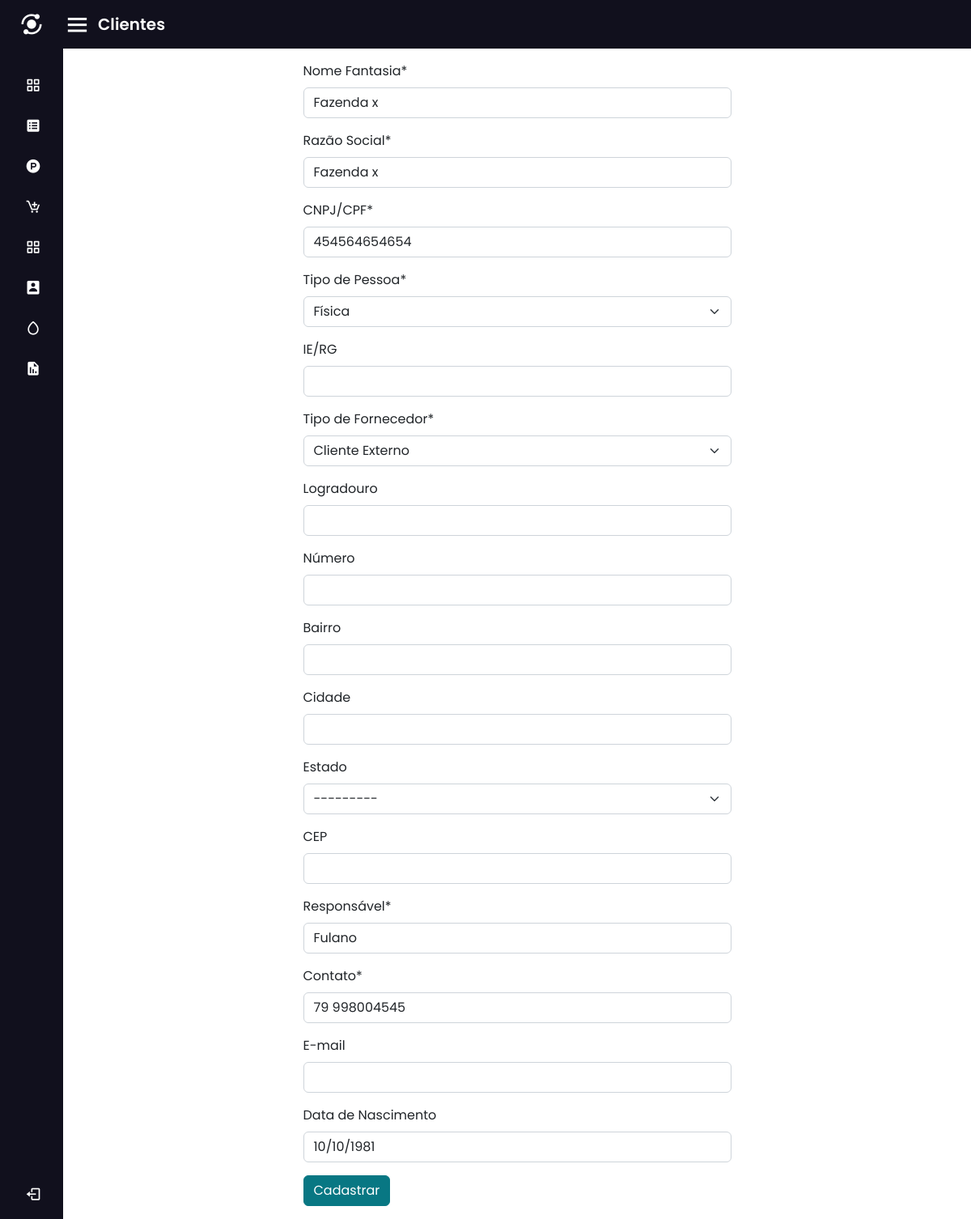
The page /clientes/editar/2 on the database its author committed.
### apps/fornecedores/models.py (models this page shows, shortened)
class Fornecedor(models.Model):
    nome_fantasia = models.CharField('Nome Fantasia', max_length=100)
    razao_social = models.CharField('Razão Social', max_length=100)
    cnpj_cpf = models.CharField('CNPJ/CPF', unique=True, max_length=20)
    tipo_pessoa = models.CharField('Tipo de Pessoa', max_length=8, choices=TIPOS_PESSOA)
    ie_rg = models.CharField('IE/RG', max_length=20, blank=True)
    tipo_parceiro = models.CharField('Tipo de Fornecedor', max_length=30, choices=LISTA_FORNECEDORES)
    logradouro = models.CharField('Logradouro', max_length=100, blank=True)
    numero = models.CharField('Número', max_length=10, blank=True)
    bairro = models.CharField('Bairro', max_length=20, blank=True)
    cidade = models.CharField('Cidade', max_length=20, blank=True)
    estado = models.CharField('Estado', max_length=2, blank=True, choices=UF_SIGLA)
    cep = models.CharField('CEP', max_length=8, blank=True)
    responsavel = models.CharField('Responsável', max_length=100)
    contato = models.CharField('Contato', max_length=15)
    email = models.EmailField('E-mail', max_length=75, blank=True)

### apps/clientes/models.py (models this page shows)
class Cliente(Fornecedor):
    data_nasc = models.DateField('Data de Nascimento', blank=True)

### apps/clientes/views.py (the view, shortened to what this page needs)
# urls.py: path('editar/<int:pk>', ClienteEdit.as_view(), name='edit_cliente'),
class ClienteEdit(UpdateView):
    model = Cliente
    fields = '__all__'

### apps/clientes/templates/clientes/cliente_form.html (shortened to what this page needs)
{% extends 'base.html' %}
{% load static %}
{% load crispy_forms_tags %}
{% block header %}
	<div class="home-content">
		  <i class='bx bx-menu' id="btn"></i>
		   <span class="text px-2">Clientes</span>
	</div>
{% endblock %}
{% block content %}
<div class="container w-50 p-3">
    <div class="row" >
        <form method="post">
            <fieldset class="form-group">
                {{ form|crispy}}
            </fieldset>
            <button class="btn btn-secondary">Cadastrar</button>
        </form>
    </div>
</div>
{% endblock %}

### static/css/style_navbar.css (style rules this page uses)
* { margin: 0; padding: 0; font-family: "Poppins", sans-serif; }
.home-section .home-content { height: 60px; display: flex; align-items: center; background: #11101d; }
.home-section .home-content .bx-menu, .home-section .home-content .text { color: #fff;; font-size: 35px; }
.home-section .home-content .bx-menu, { margin: 0 15px; cursor: pointer; }
.home-section .home-content .text { font-size: 20px; font-weight: 600; text-align: center; }
.home-section .container { padding-top: 15px; padding-left: 15px; }

### static/css/style.css (style rules this page uses)
.btn-secondary { background-color: #087783 !important; border-color: #087783 !important; }

### rows shown on the page
Fornecedor: nome_fantasia "Fazenda x", razao_social "Fazenda x", cnpj_cpf "454564654654", responsavel "Fulano", contato "79 998004545"
Cliente: data_nasc "10/10/1981"
